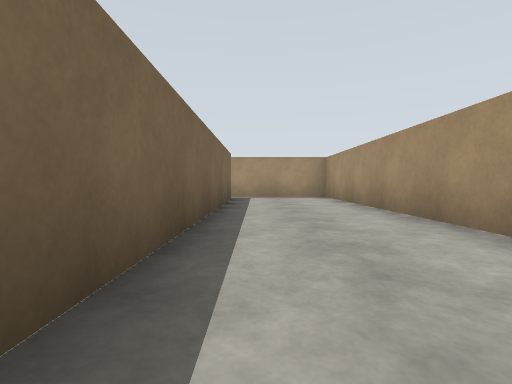
View 1 (above)

24 first-person views from a walk through a robot-simulator world made for Gazebo. The camera is 0.94 m above the floor, tilts 2° down and sees 85° across. The floor is counted in squares, 2 m on a side. Each view is taken from the middle of a square. On the plan, view 1 faces up. The plan holds only what a view shows up to about 9 squares ahead; the rest is blank. The place goes on beyond the plan.

View 2
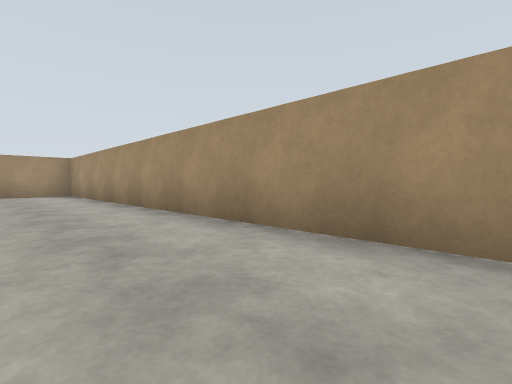

View 3
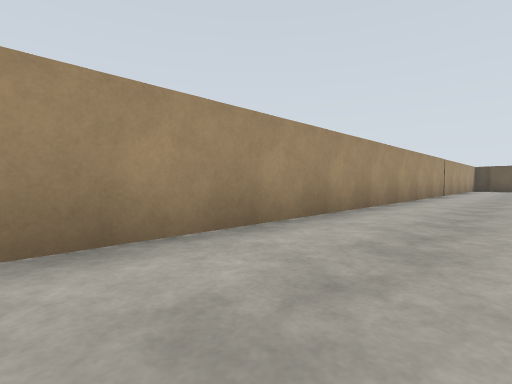

View 4
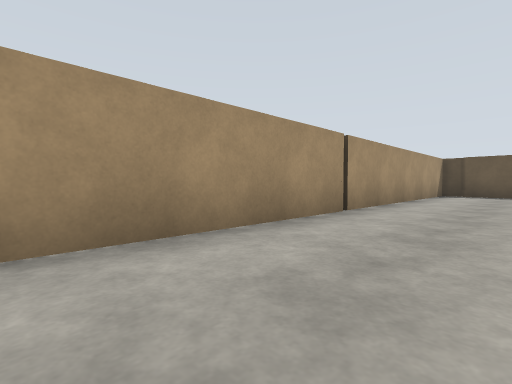

View 5
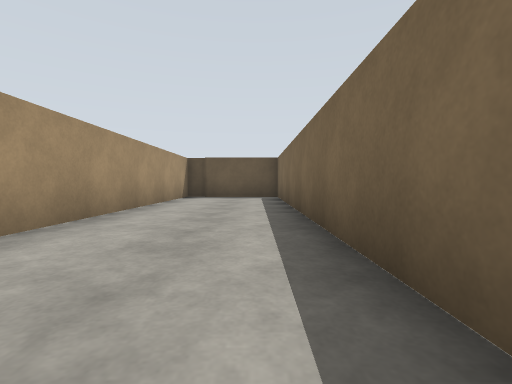

View 6
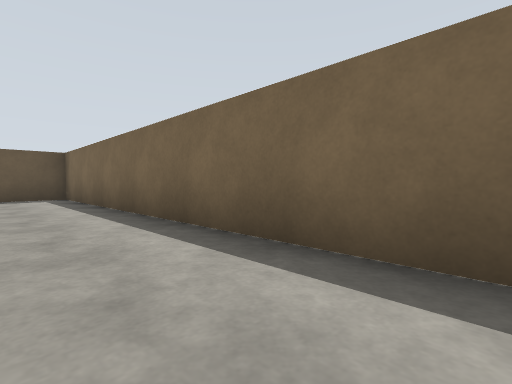

View 7
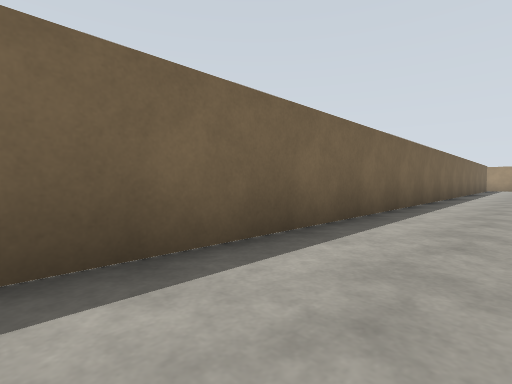

View 8
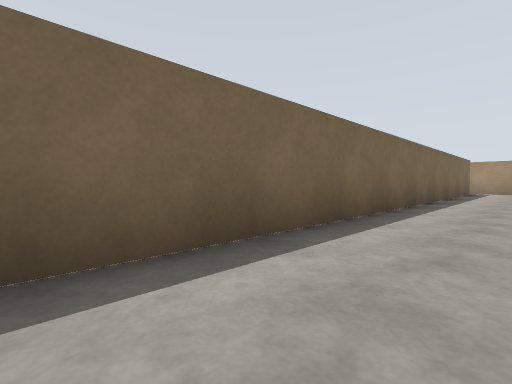

View 9
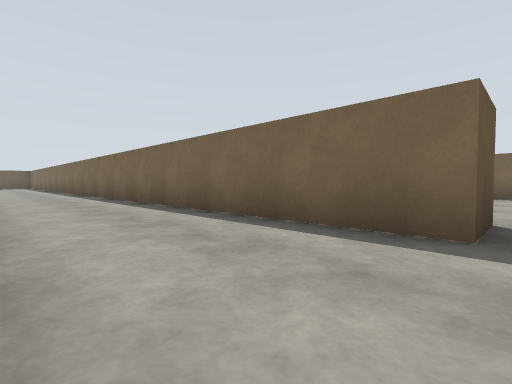

View 10
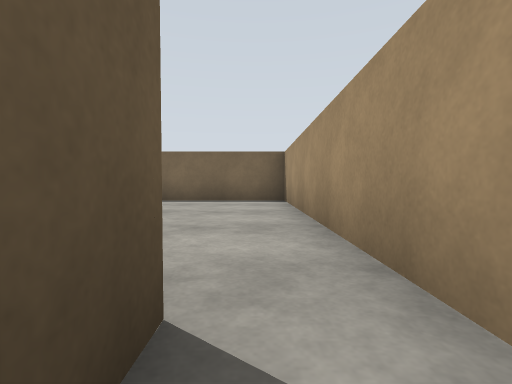

View 11
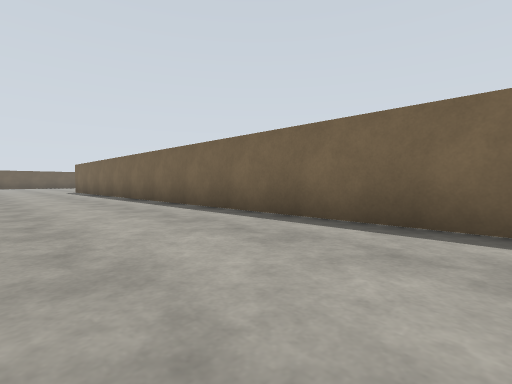

View 12
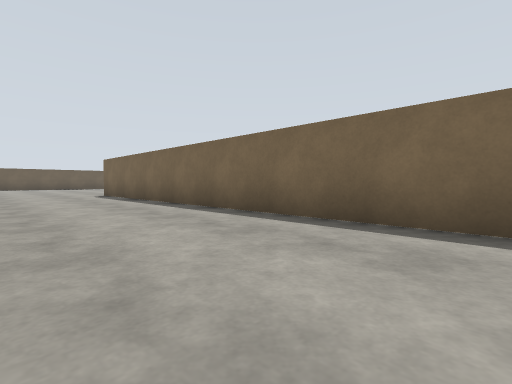

View 13
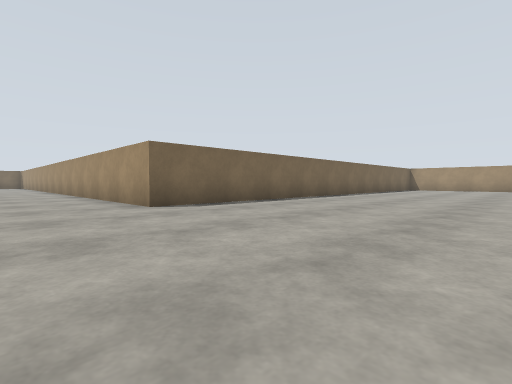

View 14
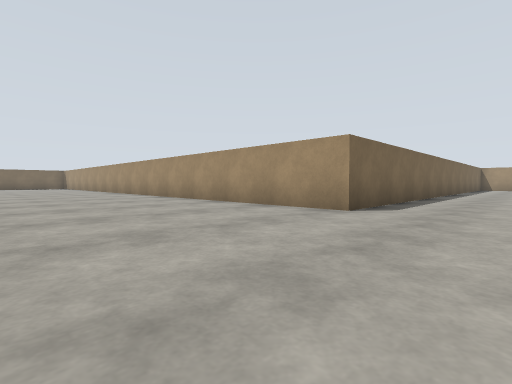

View 15
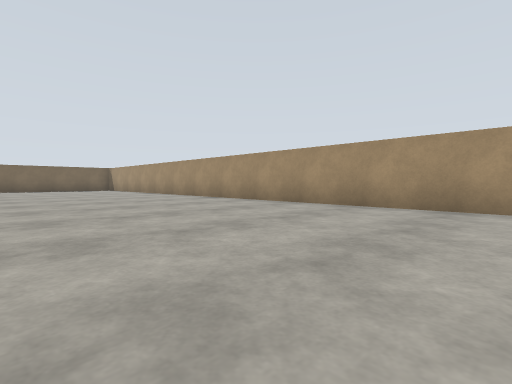

View 16
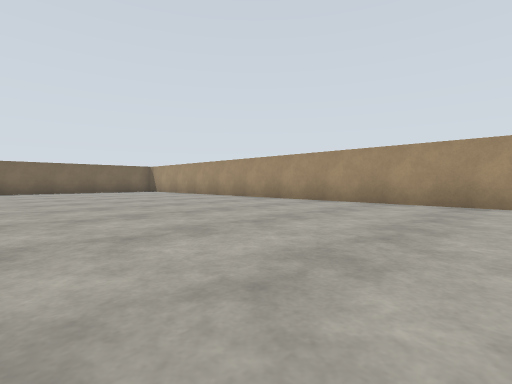

View 17
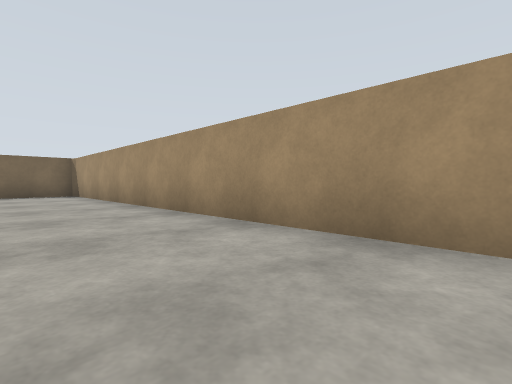

View 18
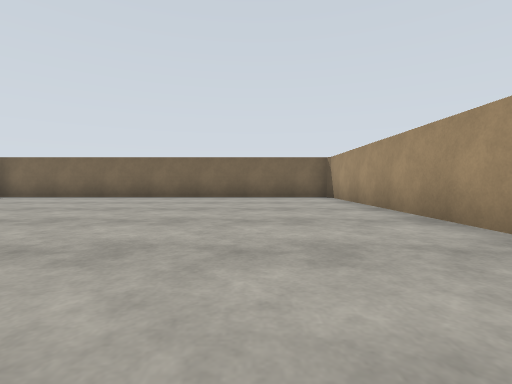

View 19
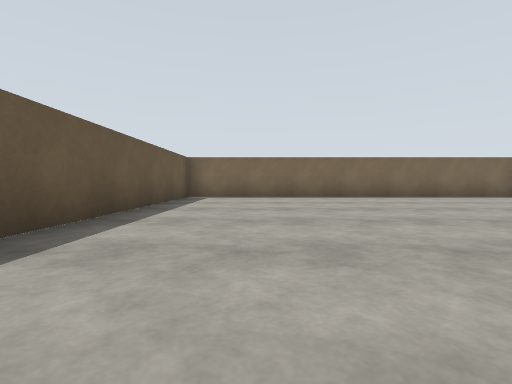

View 20
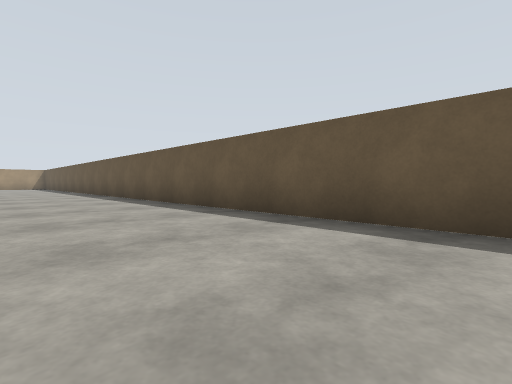

View 21
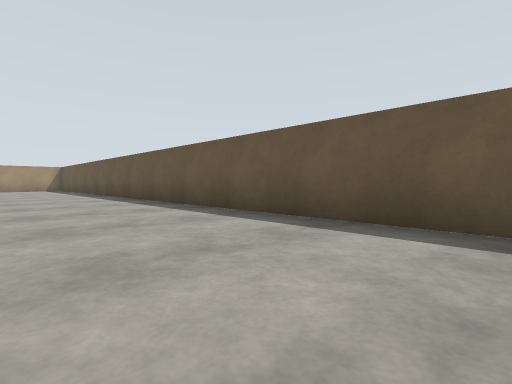

View 22
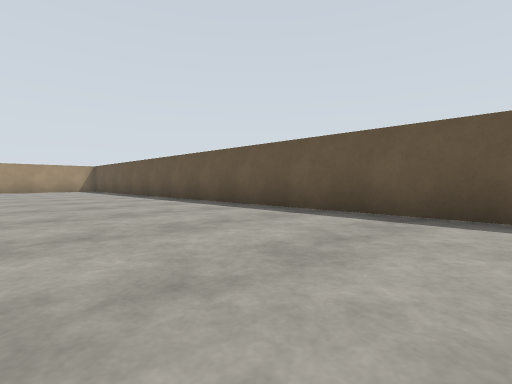

View 23
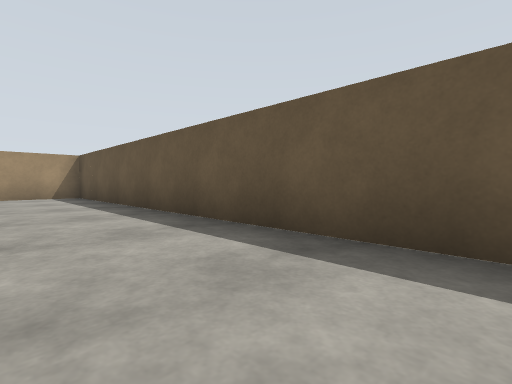

View 24
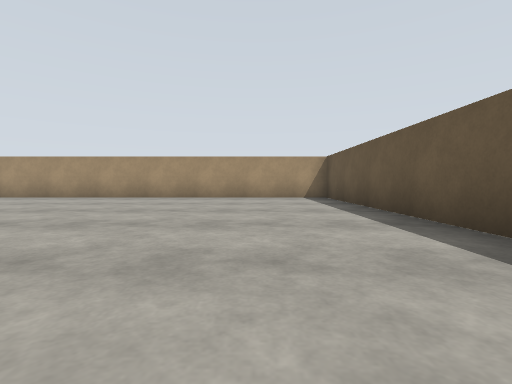

### Floor plan
Ten units are one square. View 1 is at (0, 0); x grows to the right and y downward. Boxes are objects, and circles mark ways between rooms. Rooms are numbered by the first view taken in them; rooms with no view inside come last. Other rooms are left out.
<svg viewBox="-293 -92 320 268">
<path fill="none" stroke="#000" d="M-20 -77 -7 -77 -7 169 16 169M22 170 22 -87 -25 -87M-25 -87 -82 -87 -82 67 -288 67 -288 171 -15 171 -15 71"/>
<circle cx="-15" cy="-80" r="3" fill="#2a7"/>
<text x="10" y="40">1</text>
<text x="-130" y="90">2</text>
</svg>
Room 1 opens to room 2.

Where each view was taken, in squares from view 1:
view 1: 0 up, 0 right, facing up
view 2: 2 down, 0 right, facing up-right
view 3: 1 up, 0 right, facing down-right
view 4: 6 down, 0 right, facing down-right
view 5: 8 down, 0 right, facing down
view 6: 8 down, 1 right, facing down-left
view 7: 10 down, 1 right, facing up-left
view 8: 5 down, 1 right, facing up-left
view 9: 8 up, 2 right, facing down-left
view 10: 8 up, 1 left, facing left
view 11: 8 up, 5 left, facing down-left
view 12: 4 up, 5 left, facing down-left
view 13: 9 down, 3 left, facing up-left
view 14: 11 down, 6 left, facing up-left
view 15: 12 down, 12 left, facing up-left
view 16: 13 down, 15 left, facing up-left
view 17: 9 down, 18 left, facing up-left
view 18: 9 down, 20 left, facing left
view 19: 15 down, 20 left, facing left
view 20: 14 down, 24 left, facing down-right
view 21: 14 down, 19 left, facing down-right
view 22: 13 down, 17 left, facing down-right
view 23: 15 down, 11 left, facing down-right
view 24: 15 down, 10 left, facing right
